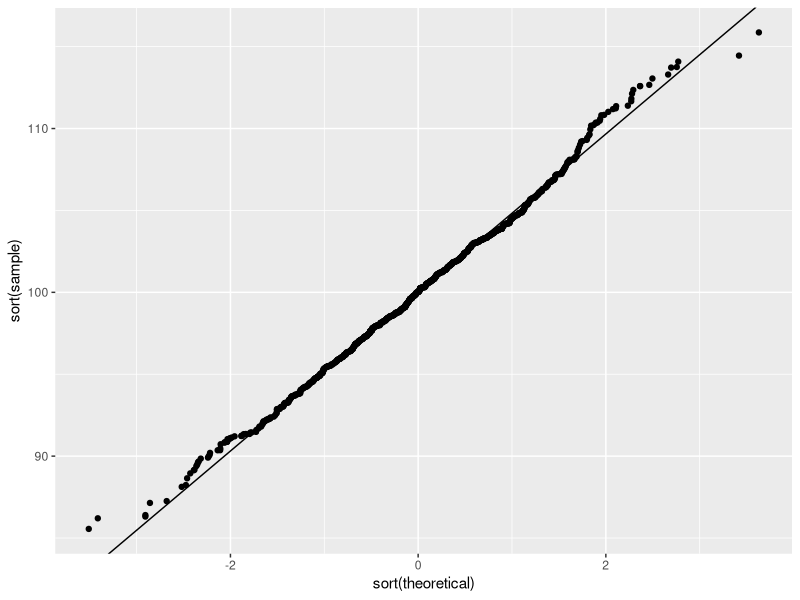
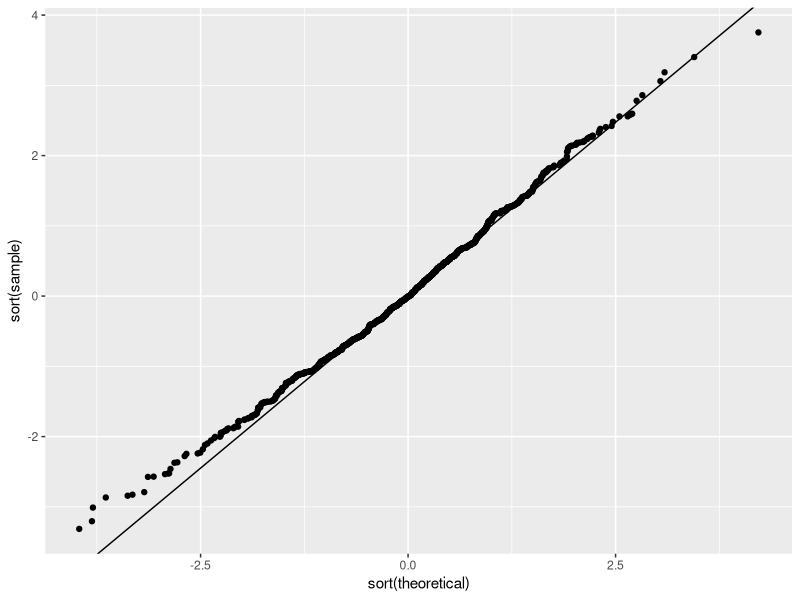

Generate these figures, in order, with R:
## ---- chunk 1
# show code in output
knitr::opts_chunk$set(echo = TRUE)
library(ggplot2)
## ---- chunk 2
## work out slope and intercept of line for Q-Q plot N(0, 1)
qq_norm <- function(y){
    q_sample <- quantile(y, # sample data
                         c(0.25, 0.75), # quantiles to compute (only need 2)
                         names = FALSE, na.rm = TRUE )
    q_theory <- qnorm(c(0.25, 0.75)) # work out theoretical quantiles
    slope <- diff(q_sample) / diff(q_theory) # slope = (y2 - y1)/(x2 - x1)
    intercept <- q_sample[1] - slope * q_theory[1] # intercept = y1 - slope*x1
    list(slope = slope, intercept = intercept)
}
## ---- chunk 3
# simulate random sample from a normal distribution
y <- rnorm(1000, 100, 5)

# find parameters of line to add to QQ-plot
par <- qq_norm(y)

# QQ-plot (vs standard normal, should fall along line)
dat <- data.frame(sample = y, theoretical = rnorm(1000))
ggplot(dat, aes(x = sort(theoretical), y = sort(sample))) +
    geom_point() +
    geom_abline(slope = par$slope,
                intercept = par$intercept)
## ---- chunk 4
## work out slope and intercept of line for Q-Q plot any theoretical distribution
qq <- function(y, fun = qnorm, ...){
    q_sample <- quantile(y, # sample data
                         c(0.25, 0.75), # quantiles to compute (only need 2)
                         names = FALSE, na.rm = TRUE)
    qfun <- match.fun(fun)
    q_theory <- qfun(c(0.25, 0.75), ...) # work out theoretical quantiles
    slope <- diff(q_sample) / diff(q_theory) # slope = (y2 - y1)/(x2 - x1)
    intercept <- q_sample[1] - slope * q_theory[1] # intercept = y1 - slope*x1
    list(slope = slope, intercept = intercept)
}
## ---- chunk 5
t_statistic <- function(n) {
    x <- rnorm(n)
    y <- rnorm(n)
    t.test(x, y)$statistic
}
# find parameters of line to add to QQ-plot
# based on simulated t-statistics and reference t_18 distribution
tstat <- replicate(1000, t_statistic(10))
par <- qq(tstat, qt, df = 18)
tval <- rt(1000, df = 18)

## QQ-plot
dat <- data.frame(sample = tstat, theoretical = tval)
ggplot(dat, aes(x = sort(theoretical), y = sort(sample))) +
    geom_point() +
    geom_abline(slope = par$slope,
                intercept = par$intercept)

